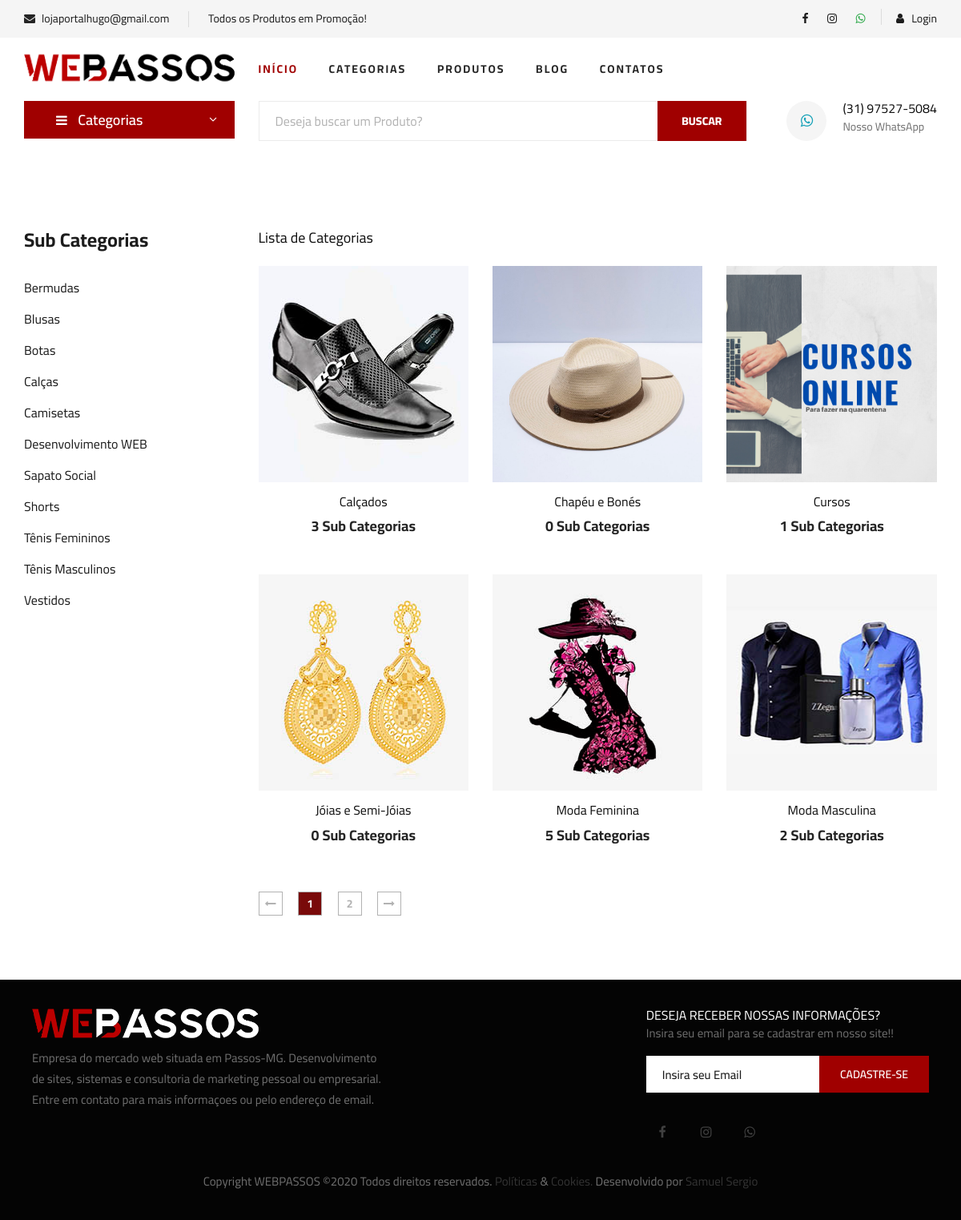
Page /categorias.php on the committed database.
### tables this page shows
CREATE TABLE `sub_categorias` (
  `id` int(11) NOT NULL AUTO_INCREMENT,
  `nome` varchar(50) NOT NULL,
  `nome_url` varchar(50) NOT NULL,
  `imagem` varchar(100) NOT NULL,
  `id_categoria` int(11) NOT NULL,
  PRIMARY KEY (`id`)
);

CREATE TABLE `categorias` (
  `id` int(11) NOT NULL AUTO_INCREMENT,
  `nome` varchar(50) NOT NULL,
  `nome_url` varchar(50) NOT NULL,
  `imagem` varchar(100) NOT NULL,
  PRIMARY KEY (`id`)
);

### config.php (called while the page is built, shortened)
<?php
$itens_por_pagina = 6;
 ?>

### categorias.php (the view, shortened to what this page needs)
<?php
require_once("cabecalho.php");
?>
<?php
require_once("cabecalho-busca.php");
?>
<?php
if(@$_GET['pagina'] != null){
    $pag = $_GET['pagina'];
}else{
    $pag = 0;
}
$limite = $pag * @$itens_por_pagina;
$pagina = $pag;
$nome_pag = 'categorias.php';
 ?>
<section class="product spad">
    <div class="container">
        <div class="row">
            <div class="col-lg-3 col-md-5">
                <div class="sidebar">
                    <div class="sidebar__item">
                        <h4>Sub Categorias</h4>
                        <ul>
                            <?php
                            $query = $pdo->query("SELECT * FROM sub_categorias order by nome asc ");
                            $res = $query->fetchAll(PDO::FETCH_ASSOC);
                            for ($i=0; $i < count($res); $i++) {
                              $nome = $res[$i]['nome'];
                              $nome_url = $res[$i]['nome_url'];
                              ?>
                              <li><a href="produtos-<?php echo $nome_url ?>"><?php echo $nome ?></a></li>
                          <?php } ?>
                      </ul>
                  </div>
              </div>
          </div>
          <div class="col-lg-9 col-md-7">
<h5>Lista de Categorias</h5>
            <div class="row mt-4">
               <?php
               $query = $pdo->query("SELECT * FROM categorias order by nome asc LIMIT $limite, $itens_por_pagina");
               $res = $query->fetchAll(PDO::FETCH_ASSOC);
               for ($i=0; $i < count($res); $i++) {
                  $nome = $res[$i]['nome'];
                  $imagem = $res[$i]['imagem'];
                  $nome_url = $res[$i]['nome_url'];
                  $id = $res[$i]['id'];
                  $query2 = $pdo->query("SELECT * FROM sub_categorias where id_categoria = '$id' ");
                  $res2 = $query2->fetchAll(PDO::FETCH_ASSOC);
                  $total_itens = @count($res2);
                  $query3 = $pdo->query("SELECT * FROM categorias ");
                  $res3 = $query3->fetchAll(PDO::FETCH_ASSOC);
                  $num_total = @count($res3);
                  $num_paginas = ceil($num_total/$itens_por_pagina);
                  ?>
                  <div class="col-lg-4 col-md-6 col-sm-6">
                    <div class="product__item">
                        <div class="product__item__pic set-bg" data-setbg="img/categorias/<?php echo $imagem ?>">
                        </div>
                        <div class="product__item__text">
                            <a href="sub-categoria-de-<?php echo $nome_url ?>"><h6><?php echo $nome ?></h6>
                                <h5><?php echo $total_itens ?> Sub Categorias</h5></a>
                            </div>
                        </div>
                    </div>
                <?php } ?>
            </div>
            <div class="product__pagination">
                <a href="<?php echo $nome_pag ?>?pagina=0"><i class="fa fa-long-arrow-left"></i></a>
                <?php
                    for($i = 0; $i < @$num_paginas; $i++){
                        $estilo = '';
                        if($pagina == $i){
                            $estilo = 'bg-darkred text-light';
                        }
                        if($pagina >= ($i - 2) && $pagina <= ($i + 2)){ ?>
                         <a href="<?php echo $nome_pag ?>?pagina=<?php echo $i ?>" class="<?php echo $estilo ?>"><?php echo $i + 1 ?></a>
                       <?php }
                    }
                 ?>
                <a href="<?php echo $nome_pag ?>?pagina=<?php echo $num_paginas - 1 ?>"><i class="fa fa-long-arrow-right"></i></a>
            </div>
        </div>
    </div>
</div>
</section>
<?php
require_once("rodape.php");
?>

### css/style.css (style rules this page uses)
html, body { height: 100%; font-family: "Cairo", sans-serif; -webkit-font-smoothing: antialiased; font-smoothing: antialiased; }
h1, h2, h3, h4, h5, h6 { margin: 0; color: #111111; font-weight: 400; font-family: "Cairo", sans-serif; }
h4 { font-size: 24px; }
h5 { font-size: 18px; }
h6 { font-size: 16px; }
ul, ol { padding: 0; margin: 0; }
.set-bg { background-repeat: no-repeat; background-size: cover; background-position: top center; }
.spad { padding-top: 100px; padding-bottom: 100px; }
.sidebar__item { margin-bottom: 35px; }
.sidebar__item h4 { color: #1c1c1c; font-weight: 700; margin-bottom: 25px; }
.sidebar__item ul li { list-style: none; }
.sidebar__item ul li a { font-size: 16px; color: #1c1c1c; line-height: 39px; display: block; }
.product { padding-top: 80px; padding-bottom: 80px; }
.product__item { margin-bottom: 50px; }
.product__item__pic { height: 270px; position: relative; overflow: hidden; }
.product__item__text { text-align: center; padding-top: 15px; }
.product__item__text h6 { margin-bottom: 10px; }
.product__item__text h5 { color: #252525; font-weight: 700; }
.product__pagination, .blog__pagination { padding-top: 10px; }
.product__pagination a, .blog__pagination a { display: inline-block; width: 30px; height: 30px; border: 1px solid #b2b2b2; font-size: 14px; color: #b2b2b2; font-weight: 700; line-height: 28px; text-align: center; margin-right: 16px; -webkit-transition: all, 0.3s; -moz-transition: all, 0.3s; -ms-transition: all, 0.3s; -o-transition: all, 0.3s; transition: all, 0.3s; }
.product__pagination a:last-child, .blog__pagination a:last-child { margin-right: 0; }
.bg-darkred { background: #790a0a; border: none; }
@media only screen and (min-width: 1200px) { .container { max-width: 1170px; } }

### rows in the picture
sub_categorias: nome "Bermudas"
sub_categorias: nome "Blusas"
sub_categorias: nome "Botas"
sub_categorias: nome "Calças"
sub_categorias: nome "Camisetas"
sub_categorias: nome "Desenvolvimento WEB"
sub_categorias: nome "Sapato Social"
sub_categorias: nome "Shorts"
sub_categorias: nome "Tênis Femininos"
sub_categorias: nome "Tênis Masculinos"
sub_categorias: nome "Vestidos"
categorias: shows a picture, nome "Calçados", total_itens "3"
categorias: shows a picture, nome "Chapéu e Bonés", total_itens "0"
categorias: shows a picture, nome "Cursos", total_itens "1"
categorias: shows a picture, nome "Jóias e Semi-Jóias", total_itens "0"
categorias: shows a picture, nome "Moda Feminina", total_itens "5"
categorias: shows a picture, nome "Moda Masculina", total_itens "2"

### other values in the picture
$email "lojaportalhugo@gmail.com"
$texto_destaque "Todos os Produtos em Promoção!"
$whatsapp "(31) 97527-5084"
